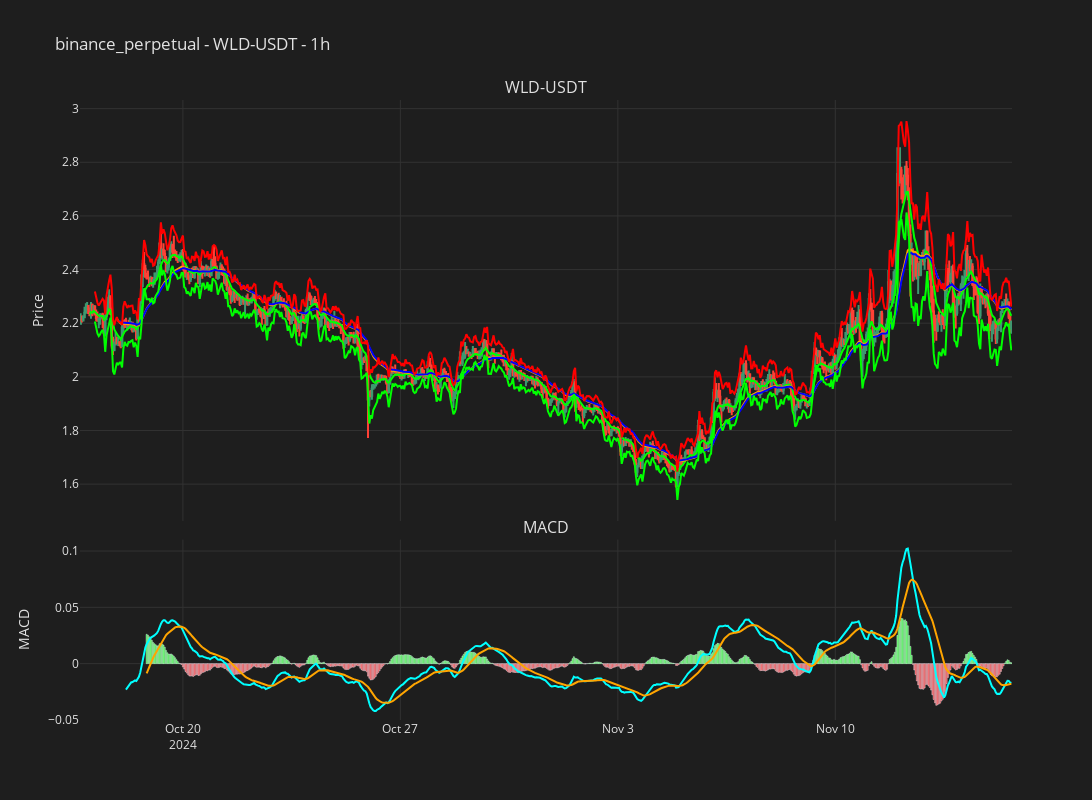

The code cell stored with this chart in its notebook:
### Code cell
import plotly.graph_objects as go
from plotly.subplots import make_subplots

# Create figure with secondary y-axis
fig = make_subplots(rows=2, cols=1, shared_xaxes=True, vertical_spacing=0.03, 
                    subplot_titles=(trading_pair, 'MACD'),
                    row_heights=[0.7, 0.3])

# Add candlestick
fig.add_trace(go.Candlestick(x=candles_df.index,
                             open=candles_df['open'],
                             high=candles_df['high'],
                             low=candles_df['low'],
                             close=candles_df['close'],
                             name='OHLC'),
              row=1, col=1)

# Add EMAs
ema_fast = f'EMA_{ema_short}'
ema_med = f'EMA_{ema_medium}' 
ema_slow = f'EMA_{ema_long}'

fig.add_trace(go.Scatter(x=candles_df.index, y=candles_df[ema_fast],
                         line=dict(color='#00FF00', width=2),
                         name='Fast EMA'), row=1, col=1)
fig.add_trace(go.Scatter(x=candles_df.index, y=candles_df[ema_med],
                         line=dict(color='#FFA500', width=2), 
                         name='Medium EMA'), row=1, col=1)
fig.add_trace(go.Scatter(x=candles_df.index, y=candles_df[ema_slow],
                         line=dict(color='#0000FF', width=2),
                         name='Slow EMA'), row=1, col=1)

# Add MACD
macd = f'MACD_{macd_fast}_{macd_slow}_{macd_signal}'
macd_s = f'MACDs_{macd_fast}_{macd_slow}_{macd_signal}'
macd_hist = f'MACDh_{macd_fast}_{macd_slow}_{macd_signal}'

fig.add_trace(go.Scatter(x=candles_df.index, y=candles_df[macd], 
                         line=dict(color='#00FFFF', width=2),
                         name='MACD'), row=2, col=1)
fig.add_trace(go.Scatter(x=candles_df.index, y=candles_df[macd_s], 
                         line=dict(color='#FFA500', width=2),
                         name='Signal'), row=2, col=1)
fig.add_trace(go.Bar(x=candles_df.index, y=candles_df[macd_hist], name='Histogram',
                     marker_color=candles_df[macd_hist].apply(
                         lambda x: '#00FF00' if x >= 0 else '#FF0000')),
                    row=2, col=1)

# Add ATR support and resistance
fig.add_trace(go.Scatter(x=candles_df.index, y=candles_df["long_atr_support"],
                         line=dict(color='#00FF00', width=2),
                         name='Long ATR Support'), row=1, col=1)
fig.add_trace(go.Scatter(x=candles_df.index, y=candles_df["short_atr_resistance"],
                         line=dict(color='#FF0000', width=2),
                         name='Short ATR Resistance'), row=1, col=1)

# Update layout for dark theme
fig.update_layout(
    title=f'{exchange} - {trading_pair} - {timeframe}',
    width=1200, height=800,
    font=dict(color='#e1e1e1'),
    plot_bgcolor='#1e1e1e',
    paper_bgcolor='#1e1e1e',
    xaxis_rangeslider_visible=False,
    legend=dict(bgcolor='rgba(0,0,0,0)'),
    yaxis=dict(title='Price'),
    yaxis2=dict(title='MACD', showgrid=False),
    showlegend=False
)

# Update axes
fig.update_xaxes(showgrid=True, gridwidth=1, gridcolor='#323232', zeroline=False)
fig.update_yaxes(showgrid=True, gridwidth=1, gridcolor='#323232', zeroline=False)

# Show the plot
fig.show()

### Figure 1 — Plotly figure (JSON) as saved in the notebook; plotly's stock layout.template omitted (floating-point values rounded to 4 significant figures; data arrays with more than 128 entries replaced by an {"elided": "..."} marker saying what was removed)
{"data": [{"close": {"elided": "720 float values"}, "high": {"elided": "720 float values"}, "low": {"elided": "720 float values"}, "name": "OHLC", "open": {"elided": "720 float values"}, "type": "candlestick", "x": {"elided": "720 str values"}, "xaxis": "x", "yaxis": "y"}, {"line": {"color": "#00FF00", "width": 2}, "name": "Fast EMA", "type": "scatter", "x": {"elided": "720 str values"}, "xaxis": "x", "y": {"elided": "720 float values"}, "yaxis": "y"}, {"line": {"color": "#FFA500", "width": 2}, "name": "Medium EMA", "type": "scatter", "x": {"elided": "720 str values"}, "xaxis": "x", "y": {"elided": "720 float values"}, "yaxis": "y"}, {"line": {"color": "#0000FF", "width": 2}, "name": "Slow EMA", "type": "scatter", "x": {"elided": "720 str values"}, "xaxis": "x", "y": {"elided": "720 float values"}, "yaxis": "y"}, {"line": {"color": "#00FFFF", "width": 2}, "name": "MACD", "type": "scatter", "x": {"elided": "720 str values"}, "xaxis": "x2", "y": {"elided": "720 float values"}, "yaxis": "y2"}, {"line": {"color": "#FFA500", "width": 2}, "name": "Signal", "type": "scatter", "x": {"elided": "720 str values"}, "xaxis": "x2", "y": {"elided": "720 float values"}, "yaxis": "y2"}, {"marker": {"color": {"elided": "720 str values"}}, "name": "Histogram", "type": "bar", "x": {"elided": "720 str values"}, "xaxis": "x2", "y": {"elided": "720 float values"}, "yaxis": "y2"}, {"line": {"color": "#00FF00", "width": 2}, "name": "Long ATR Support", "type": "scatter", "x": {"elided": "720 str values"}, "xaxis": "x", "y": {"elided": "720 float values"}, "yaxis": "y"}, {"line": {"color": "#FF0000", "width": 2}, "name": "Short ATR Resistance", "type": "scatter", "x": {"elided": "720 str values"}, "xaxis": "x", "y": {"elided": "720 float values"}, "yaxis": "y"}], "layout": {"annotations": [{"font": {"size": 16}, "showarrow": false, "text": "WLD-USDT", "x": 0.5, "xanchor": "center", "xref": "paper", "y": 1.0, "yanchor": "bottom", "yref": "paper"}, {"font": {"size": 16}, "showarrow": false, "text": "MACD", "x": 0.5, "xanchor": "center", "xref": "paper", "y": 0.291, "yanchor": "bottom", "yref": "paper"}], "font": {"color": "#e1e1e1"}, "height": 800, "legend": {"bgcolor": "rgba(0,0,0,0)"}, "paper_bgcolor": "#1e1e1e", "plot_bgcolor": "#1e1e1e", "showlegend": false, "title": {"text": "binance_perpetual - WLD-USDT - 1h"}, "width": 1200, "xaxis": {"anchor": "y", "domain": [0, 1], "gridcolor": "#323232", "gridwidth": 1, "matches": "x2", "rangeslider": {"visible": false}, "showgrid": true, "showticklabels": false, "zeroline": false}, "xaxis2": {"anchor": "y2", "domain": [0, 1], "gridcolor": "#323232", "gridwidth": 1, "showgrid": true, "zeroline": false}, "yaxis": {"anchor": "x", "domain": [0.321, 1.0], "gridcolor": "#323232", "gridwidth": 1, "showgrid": true, "title": {"text": "Price"}, "zeroline": false}, "yaxis2": {"anchor": "x2", "domain": [0, 0.291], "gridcolor": "#323232", "gridwidth": 1, "showgrid": true, "title": {"text": "MACD"}, "zeroline": false}}}
